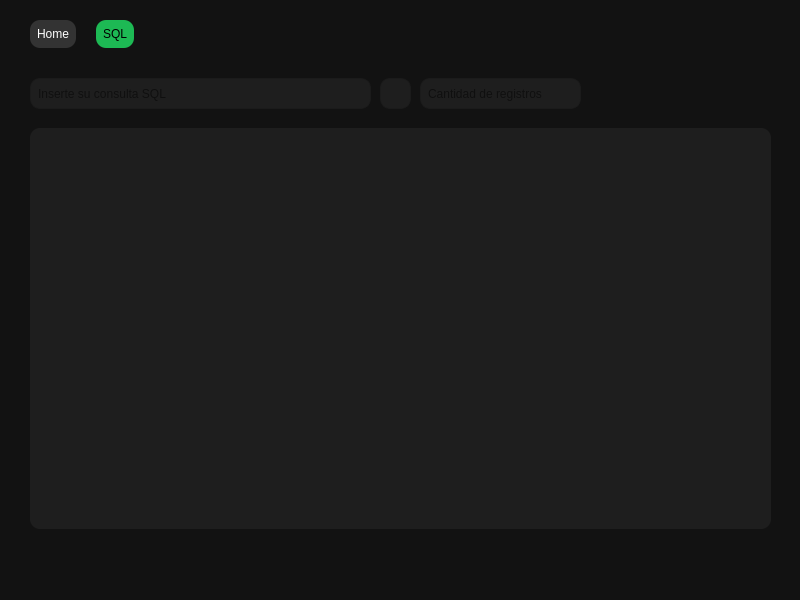
<?xml version="1.0" encoding="UTF-8"?>
<ui version="4.0">
 <class>MainWindow</class>
 <widget class="QMainWindow" name="MainWindow">
  <property name="geometry">
   <rect>
    <x>0</x>
    <y>0</y>
    <width>800</width>
    <height>600</height>
   </rect>
  </property>
  <property name="windowTitle">
   <string>MainWindow</string>
  </property>
  <property name="styleSheet">
   <string notr="true">background-color: rgb(18, 18, 18)</string>
  </property>
  <widget class="QWidget" name="centralwidget">
   <widget class="QTabWidget" name="tabWidget">
    <property name="geometry">
     <rect>
      <x>10</x>
      <y>10</y>
      <width>781</width>
      <height>521</height>
     </rect>
    </property>
    <property name="layoutDirection">
     <enum>Qt::LayoutDirection::LeftToRight</enum>
    </property>
    <property name="styleSheet">
     <string notr="true">QTabWidget::pane { 
    border: 0; 
}

QTabBar::tab {
    background-color: #333; 
    color: white;
    padding: 7px;
    border-radius: 10px;
	margin-top: 10px;
 	margin-left: 20px;
}

QTabBar::tab:selected {
    background-color: #1DB954; 
    color: black;
}

QTabBar::tab:hover {
    background-color: #1DB954; 
}

QTabBar::tab:!selected {
    background-color: #333;
    color: white;
}

QTabBar::tab:disabled {
    background-color: #777;  
    color: #999;
}
</string>
    </property>
    <property name="tabPosition">
     <enum>QTabWidget::TabPosition::North</enum>
    </property>
    <property name="currentIndex">
     <number>1</number>
    </property>
    <widget class="QWidget" name="tab">
     <attribute name="icon">
      <iconset resource="media.qrc">
       <normaloff>:/media/Home.png</normaloff>:/media/Home.png</iconset>
     </attribute>
     <attribute name="title">
      <string>Home</string>
     </attribute>
     <widget class="QLabel" name="label">
      <property name="geometry">
       <rect>
        <x>300</x>
        <y>40</y>
        <width>201</width>
        <height>41</height>
       </rect>
      </property>
      <property name="styleSheet">
       <string notr="true">font: 32pt;</string>
      </property>
      <property name="text">
       <string>Proyecto BD2</string>
      </property>
     </widget>
     <widget class="QLabel" name="label_2">
      <property name="geometry">
       <rect>
        <x>60</x>
        <y>100</y>
        <width>671</width>
        <height>331</height>
       </rect>
      </property>
      <property name="styleSheet">
       <string notr="true">QLabel::pixmap {
    border-radius: 30px;
}
</string>
      </property>
      <property name="text">
       <string/>
      </property>
      <property name="pixmap">
       <pixmap resource="media.qrc">:/media/music.png</pixmap>
      </property>
      <property name="scaledContents">
       <bool>true</bool>
      </property>
      <property name="wordWrap">
       <bool>false</bool>
      </property>
     </widget>
    </widget>
    <widget class="QWidget" name="tab_2">
     <attribute name="icon">
      <iconset resource="media.qrc">
       <normaloff>:/media/File.png</normaloff>:/media/File.png</iconset>
     </attribute>
     <attribute name="title">
      <string>SQL</string>
     </attribute>
     <widget class="QTableWidget" name="tableWidget">
      <property name="geometry">
       <rect>
        <x>20</x>
        <y>80</y>
        <width>741</width>
        <height>401</height>
       </rect>
      </property>
      <property name="styleSheet">
       <string notr="true">border-radius: 10px;
background-color: rgb(30, 30, 30);</string>
      </property>
     </widget>
     <widget class="QLineEdit" name="lineEdit">
      <property name="geometry">
       <rect>
        <x>20</x>
        <y>30</y>
        <width>341</width>
        <height>31</height>
       </rect>
      </property>
      <property name="styleSheet">
       <string notr="true">QLineEdit {
    border: 1px solid rgba(27, 28, 28, 194);
    border-radius: 10px;
    padding: 5px;
    background-color: rgb(30, 30, 30);
}</string>
      </property>
      <property name="placeholderText">
       <string>Inserte su consulta SQL</string>
      </property>
     </widget>
     <widget class="QPushButton" name="pushButton">
      <property name="geometry">
       <rect>
        <x>370</x>
        <y>30</y>
        <width>31</width>
        <height>31</height>
       </rect>
      </property>
      <property name="styleSheet">
       <string notr="true">border: 1px solid rgba(27, 28, 28, 194);
    border-radius: 10px;
    padding: 5px;
    background-color: rgb(30, 30, 30);</string>
      </property>
      <property name="text">
       <string/>
      </property>
      <property name="icon">
       <iconset resource="media.qrc">
        <normaloff>:/media/zoom.png</normaloff>:/media/zoom.png</iconset>
      </property>
     </widget>
     <widget class="QLineEdit" name="lineEdit_2">
      <property name="geometry">
       <rect>
        <x>410</x>
        <y>30</y>
        <width>161</width>
        <height>31</height>
       </rect>
      </property>
      <property name="styleSheet">
       <string notr="true">QLineEdit {
    border: 1px solid rgba(27, 28, 28, 194);
    border-radius: 10px;
    padding: 5px;
    background-color: rgb(30, 30, 30);
}</string>
      </property>
      <property name="placeholderText">
       <string>Cantidad de registros</string>
      </property>
     </widget>
    </widget>
   </widget>
  </widget>
  <widget class="QMenuBar" name="menubar">
   <property name="geometry">
    <rect>
     <x>0</x>
     <y>0</y>
     <width>800</width>
     <height>38</height>
    </rect>
   </property>
  </widget>
  <widget class="QStatusBar" name="statusbar"/>
 </widget>
 <resources>
  <include location="media.qrc"/>
 </resources>
 <connections/>
</ui>
